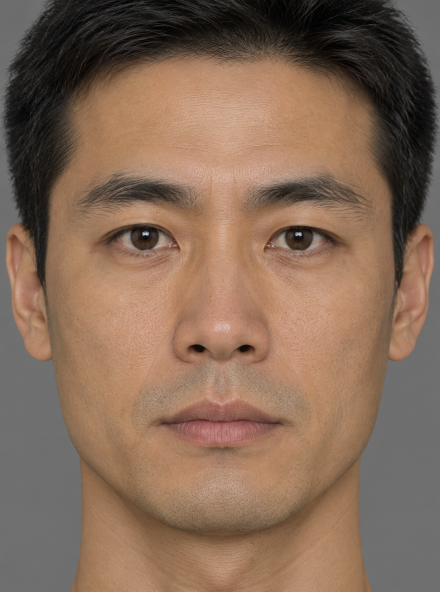
#> input picture RAG/portraits/figure-symmetric-cartographer/01-pass-880x1184.png, 880 x 1184 px (shown at 1/2 size)
$ python measure.py
#> lines starting #> are read from the running program, lines starting #| are printed output that depends on the picture
### Log/Circle10/consistency.py
"""Circle10 肖像一致性体检 v3：眼位对齐 + 身份相似 + 眼部比例 + 构图合规。

方法：Haar 眼级联取双眼框（全脸级联在极紧景别下大面积漏检，眼级联反而稳），
以双眼中心连线做旋转与尺度归一（瞳孔距固定 100px），再取固定窗口算 NCC。
跨片与片内用同一套对齐，两者之差即「同人不同片」的损失。

用法：python Log/Circle10/consistency.py
"""
import itertools
import sys
from pathlib import Path

ROOT = Path(__file__).resolve().parents[2]
sys.path.insert(0, str(ROOT / "Tool" / "_deps"))
sys.path.insert(0, str(ROOT / "Tool" / "_deps_cv4"))  # cv2 5.0 无 CascadeClassifier
import cv2
import numpy as np

OUT = ROOT / "Log" / "Circle10" / "output"
VIDEOS = {"a": OUT / "v1-a.mp4", "b": OUT / "v1-b.mp4"}
EYE = cv2.CascadeClassifier(str(ROOT / "Tool/_deps/cv2/data/haarcascade_eye.xml"))
FACE = cv2.CascadeClassifier(str(ROOT / "Tool/_deps/cv2/data/haarcascade_frontalface_default.xml"))
IPD = 100.0          # 归一到 100px
WIN = (300, 380)     # 对齐全脸窗口
TS = [0.0, 1.0, 2.0, 3.0, 4.0, 5.0]


def eye_pair(gray):
    h, w = gray.shape
    boxes = EYE.detectMultiScale(gray[:int(h * 0.62)], 1.05, 6, minSize=(int(w * 0.06), int(w * 0.06)))
    boxes = [b for b in boxes if b[2] < w * 0.45]
    if len(boxes) < 2:
        return None
    best = None
    for b1, b2 in itertools.combinations(boxes, 2):
        x1, y1, w1, h1 = b1
        x2, y2, w2, h2 = b2
        if x1 > x2:
            (x1, y1, w1, h1), (x2, y2, w2, h2) = (x2, y2, w2, h2), (x1, y1, w1, h1)
        c1 = (x1 + w1 / 2, y1 + h1 / 2)
        c2 = (x2 + w2 / 2, y2 + h2 / 2)
        dy = abs(c1[1] - c2[1])
        size_ratio = min(w1, w2) / max(w1, w2)
        if size_ratio < 0.7 or dy > (c2[0] - c1[0]) * 0.35:
            continue
        score = size_ratio - dy / w * 4
        if best is None or score > best[0]:
            best = (score, (x1, y1, w1, h1), (x2, y2, w2, h2))
    if best is None:
        return None
    return best[1], best[2]


def align(img, pair):
    (x1, y1, w1, h1), (x2, y2, w2, h2) = pair
    c1 = np.array([x1 + w1 / 2, y1 + h1 / 2], np.float32)
    c2 = np.array([x2 + w2 / 2, y2 + h2 / 2], np.float32)
    ipd = float(np.hypot(*(c2 - c1)))
    ang = np.degrees(np.arctan2(c2[1] - c1[1], c2[0] - c1[0]))
    M = cv2.getRotationMatrix2D(((c1 + c2) / 2).tolist(), ang, IPD / ipd)
    return cv2.warpAffine(img, M, (img.shape[1], img.shape[0]), flags=cv2.INTER_CUBIC)


def crop(aligned, pair):
    (x1, y1, w1, h1), (x2, y2, w2, h2) = pair
    cx = (x1 + w1 / 2 + x2 + w2 / 2) / 2
    cy = (y1 + h1 / 2 + y2 + h2 / 2) / 2
    x0 = int(cx - 1.5 * IPD); y0 = int(cy - 1.0 * IPD)
    x1_ = int(cx + 1.5 * IPD); y1_ = int(cy + 2.8 * IPD)
    pad_x0, pad_y0 = max(0, -x0), max(0, -y0)
    x0, y0 = max(0, x0), max(0, y0)
    x1_ = min(aligned.shape[1], x1_); y1_ = min(aligned.shape[0], y1_)
    sub = aligned[y0:y1_, x0:x1_]
    sub = np.pad(sub, ((pad_y0, 0), (pad_x0, 0), (0, 0)), mode="edge") if (pad_x0 or pad_y0) else sub
    return cv2.resize(sub, WIN, interpolation=cv2.INTER_AREA)


def ncc(a, b, inset=0.08):
    h, w = a.shape
    m = np.zeros((h, w), bool)
    m[int(h * inset):int(h * (1 - inset)), int(w * inset):int(w * (1 - inset))] = True
    x, y = a[m].astype(np.float32), b[m].astype(np.float32)
    x -= x.mean(); y -= y.mean()
    d = np.sqrt((x * x).sum() * (y * y).sum())
    return float((x * y).sum() / d) if d else 0.0


def score(ref, mov, rng=6):
    rg = cv2.GaussianBlur(cv2.cvtColor(ref, cv2.COLOR_BGR2GRAY).astype(np.float32), (0, 0), 1.2)
    mg = cv2.GaussianBlur(cv2.cvtColor(mov, cv2.COLOR_BGR2GRAY).astype(np.float32), (0, 0), 1.2)
    best = -1.0
    for dx in range(-rng, rng + 1, 2):
        for dy in range(-rng, rng + 1, 2):
            M = np.array([[1, 0, dx], [0, 1, dy]], np.float32)
            w = cv2.warpAffine(mg, M, (WIN[0], WIN[1]), flags=cv2.INTER_LINEAR,
                               borderMode=cv2.BORDER_REPLICATE)
            best = max(best, ncc(rg, w))
    return best


# [85 lines left out: function main, not called in this run]


# [2 lines that do not run on import are left out]

### Log/Circle10/bare-portrait/measure.py
"""副实验 A 体检：v2-a / v2-b 跨片一致性 + 对原卡两张静态样张的基线。

口径与父目录 consistency.py 完全一致（Haar 眼级联 → 瞳孔距归一 100px、眼线旋转归零 → 300×380 窗口 NCC）。

用法：python Log/Circle10/bare-portrait/measure.py
"""
import sys
from pathlib import Path

sys.stdout.reconfigure(encoding="utf-8")
HERE = Path(__file__).resolve().parent
ROOT = HERE.parents[2]
sys.path.insert(0, str(ROOT / "Log" / "Circle10"))
sys.path.insert(0, str(ROOT / "Tool" / "_deps"))
sys.path.insert(0, str(ROOT / "Tool" / "_deps_cv4"))
import cv2
import numpy as np
from consistency import eye_pair, align, crop, score

OUT = HERE / "output"
RAG = ROOT / "RAG" / "portraits" / "figure-symmetric-cartographer"
VIDEOS = {"a": OUT / "v2-a.mp4", "b": OUT / "v2-b.mp4"}
STILLS = {"880": RAG / "01-pass-880x1184.png", "1086": RAG / "02-pass-1086x1448.png"}
TS = [0.0, 1.0, 2.0, 3.0, 4.0, 5.0]


def _crop_of(img):
    pair = eye_pair(cv2.cvtColor(img, cv2.COLOR_BGR2GRAY))
    if pair is None:
        return None
    return crop(align(img, pair), pair)


def still(k):
    return _crop_of(cv2.imread(str(STILLS[k])))


def vid(path, t):
    cap = cv2.VideoCapture(str(path))
    cap.set(cv2.CAP_PROP_POS_FRAMES, int(round(t * cap.get(cv2.CAP_PROP_FPS))))
    ok, fr = cap.read()
    cap.release()
    return _crop_of(fr) if ok else None


def main():
    S = {}
    for k in STILLS:
        c = still(k)
#> in eye_pair, `h, w = gray.shape`: h = 1184; w = 880
#> in eye_pair, `boxes = EYE.detectMultiScale(gray[:int(h * 0.62)], 1.05, 6, minSize=(i..`: boxes = [[504, 395, 170, 170], [189, 387, 179, 179]]
#> the loop in eye_pair, `for b1, b2 in itertools.combinations(boxes, 2):` made 1 pass
#> (x1, y1, w1, h1, x2, y2, w2, h2) on pass 1: (189, 387, 179, 179, 504, 395, 170, 170)
#> in _crop_of, `pair = eye_pair(cv2.cvtColor(img, cv2.COLOR_BGR2GRAY))`: pair = ((189, 387, 179, 179), (504, 395, 170, 170))
#> in _crop_of, img is the input picture: shape (1184, 880, 3); mean B, G, R 87.1, 105.8, 132.5
#> in align, `(x1, y1, w1, h1), (x2, y2, w2, h2) = pair`: x1 = 189; y1 = 387; w1 = 179; x2 = 504; y2 = 395; w2 = 170
#> in align, `c1 = np.array([x1 + w1 / 2, y1 + h1 / 2], np.float32)`: c1 = [278.5, 476.5]
#> in align, `c2 = np.array([x2 + w2 / 2, y2 + h2 / 2], np.float32)`: c2 = [589, 480]
#> in align, `ipd = float(np.hypot(*(c2 - c1)))`: ipd = 310.5
#> in align, `ang = np.degrees(np.arctan2(c2[1] - c1[1], c2[0] - c1[0]))`: ang = 0.646
#> in align, `M = cv2.getRotationMatrix2D(((c1 + c2) / 2).tolist(), ang, IPD / ipd)`: M = [[0.322, 0.00363, 292.3], [-0.00363, 0.322, 325.8]]
#> in align, `return cv2.warpAffine(img, M, (img.shape[1], img.shape[0]), flags=cv2...`:
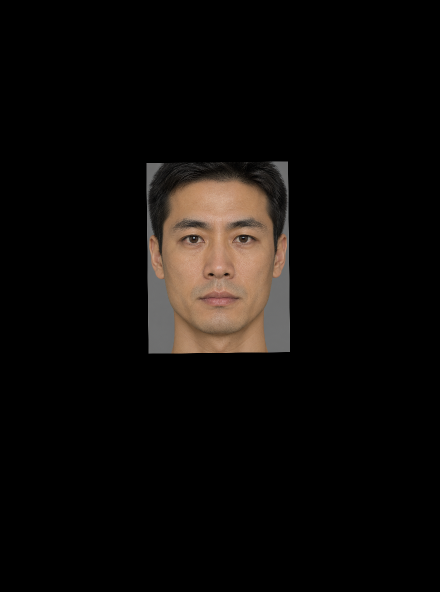
#> returned value: shape (1184, 880, 3) (shown at 1/2 size); mean of channels 0, 1, 2 9, 11, 13.7; drawn as B, G, R
#> in crop, `(x1, y1, w1, h1), (x2, y2, w2, h2) = pair`: x1 = 189; y1 = 387; w1 = 179; x2 = 504; y2 = 395; w2 = 170
#> in crop, `cx = (x1 + w1 / 2 + x2 + w2 / 2) / 2`: cx = 433.8
#> in crop, `cy = (y1 + h1 / 2 + y2 + h2 / 2) / 2`: cy = 478.2
#> in crop, `x0 = int(cx - 1.5 * IPD)`: x0 = 283
#> in crop, `y0 = int(cy - 1.0 * IPD)`: y0 = 378
#> in crop, `x1_ = int(cx + 1.5 * IPD)`: x1_ = 583
#> in crop, `y1_ = int(cy + 2.8 * IPD)`: y1_ = 758
#> in crop, `pad_x0, pad_y0 = max(0, -x0), max(0, -y0)`: pad_x0 = 0
#> in crop, `sub = aligned[y0:y1_, x0:x1_]`:
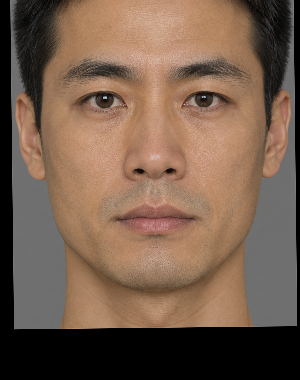
#> sub: shape (380, 300, 3); mean of channels 0, 1, 2 76.6, 93.5, 117.7; drawn as B, G, R
        if c is not None:
            S[k] = c
#> pass 2 of the loop in main, `for k in STILLS:`:
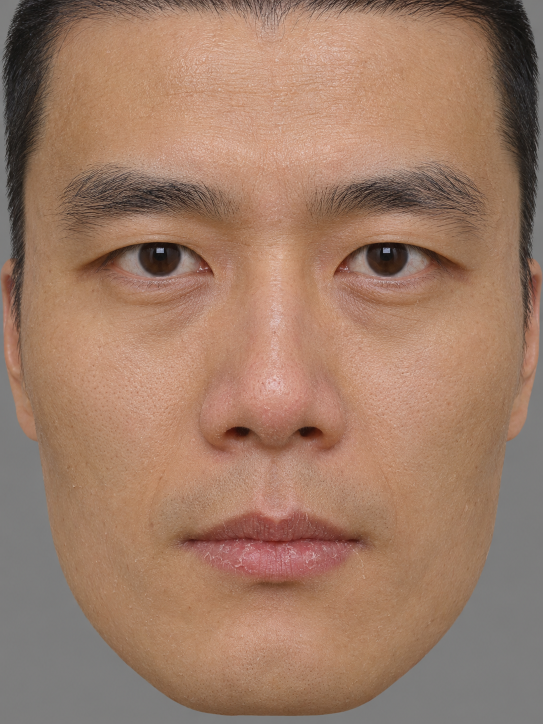
#> input picture RAG/portraits/figure-symmetric-cartographer/02-pass-1086x1448.png, 1086 x 1448 px (shown at 1/2 size)
#> the loop in eye_pair (call 2), `for b1, b2 in itertools.combinations(boxes, 2):` made 1 pass
#> (x1, y1, w1, h1, x2, y2, w2, h2) on pass 1: (166, 383, 274, 274, 633, 390, 261, 261)
#> in _crop_of, img is the input picture: shape (1448, 1086, 3); mean B, G, R 102.9, 123.3, 158
#> in align (call 2), `(x1, y1, w1, h1), (x2, y2, w2, h2) = pair`: x1 = 166; y1 = 383; w1 = 274; x2 = 633; y2 = 390; w2 = 261
#> in align (call 2), `c1 = np.array([x1 + w1 / 2, y1 + h1 / 2], np.float32)`: c1 = [303, 520]
#> in align (call 2), `c2 = np.array([x2 + w2 / 2, y2 + h2 / 2], np.float32)`: c2 = [763.5, 520.5]
#> ipd = 460.5
#> ang = 0.0622
#> M = [[0.217, 0.000236, 417.3], [-0.000236, 0.217, 407.4]]
#> in align (call 2), `return cv2.warpAffine(img, M, (img.shape[1], img.shape[0]), flags=cv2...`:
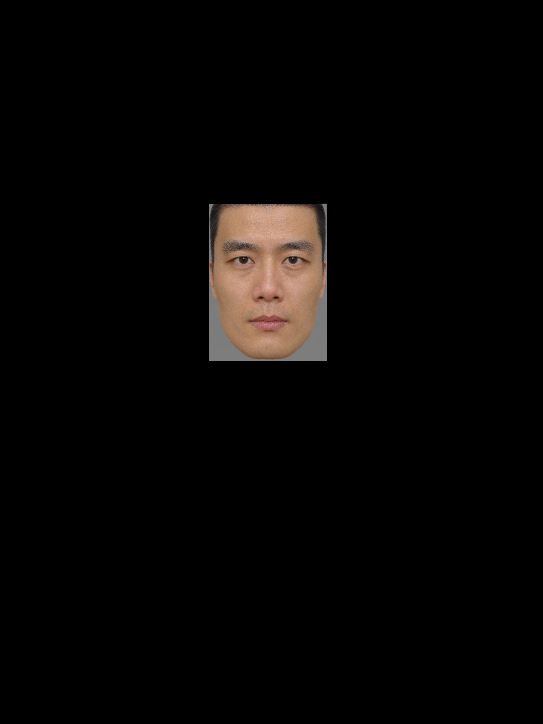
#> returned value: shape (1448, 1086, 3) (shown at 1/2 size); mean of channels 0, 1, 2 4.9, 5.8, 7.4; drawn as B, G, R
#> in crop (call 2), `(x1, y1, w1, h1), (x2, y2, w2, h2) = pair`: x1 = 166; y1 = 383; w1 = 274; x2 = 633; y2 = 390; w2 = 261
#> cx = 533.2
#> cy = 520.2
#> x0 = 383
#> y0 = 420
#> x1_ = 683
#> y1_ = 800
#> in crop (call 2), `sub = aligned[y0:y1_, x0:x1_]`:
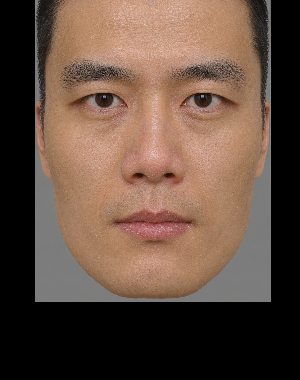
#> sub: shape (380, 300, 3); mean of channels 0, 1, 2 64.7, 77.6, 99.5; drawn as B, G, R
    for k, p in VIDEOS.items():
        for t in TS:
            c = vid(p, t)
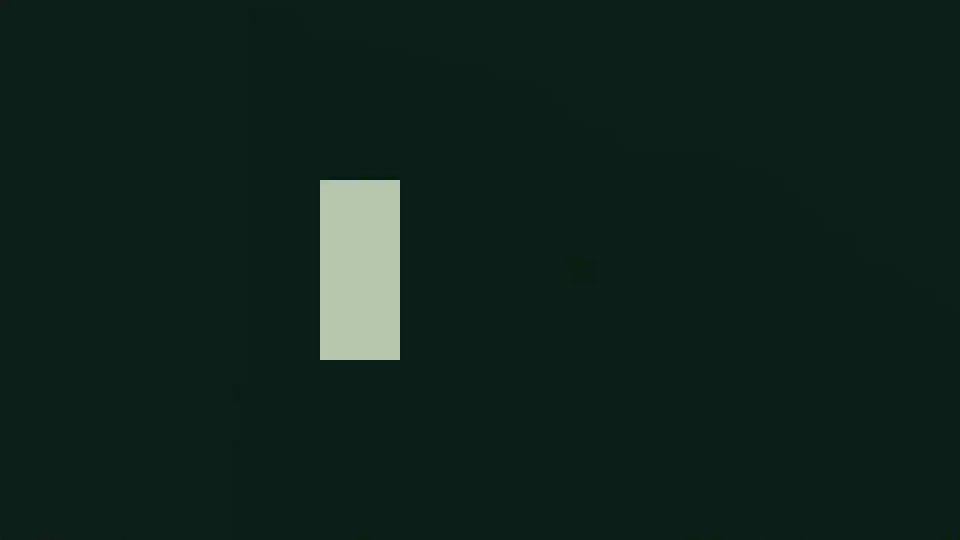
#> input picture frame 0 of Material/样例题材/处决镜头/u01.mp4, 1920 x 1080 px, given in place of v2-a.mp4, which was not available (shown at 1/2 size)
#> in vid, fr is the input picture: shape (1080, 1920, 3); mean B, G, R 28.6, 35.1, 16.2
            if c is not None:
                S[f"{k}{t:.0f}"] = c
#> pass 2 of the loop in main, `for k, p in VIDEOS.items():`:

    keys = list(S)
#> keys = ['880', '1086']
    print("=== 眼位对齐 NCC ===")
    print("%-8s" % "" + "".join("%-8s" % k for k in keys))
#|         880     1086
    for a in keys:
        print("%-8s" % a + "".join("%-8.3f" % score(S[a], S[b]) for b in keys))
#> this loop made 2 passes
#> a on passes 1 to 2: '880', '1086'
#| 880     1.000   0.644
#| 1086    0.654   1.000
#> pass 1, in score, `rg = cv2.GaussianBlur(cv2.cvtColor(ref, cv2.COLOR_BGR2GRAY).astype(np...`:
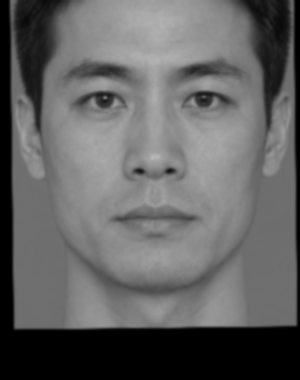
#> rg: shape (380, 300) float32; min 0, max 184.4, mean 98.8
#> pass 1, in score (call 2), `mg = cv2.GaussianBlur(cv2.cvtColor(mov, cv2.COLOR_BGR2GRAY).astype(np...`:
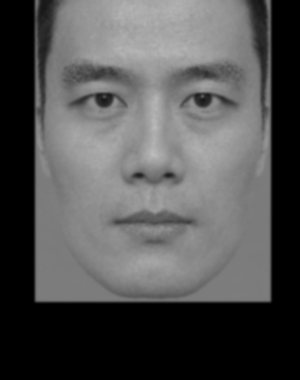
#> mg: shape (380, 300) float32; min 0, max 188.9, mean 82.7

    tiles = []
#> tiles = []
    for k in keys:
        im = S[k].copy()
        cv2.putText(im, k, (8, 26), cv2.FONT_HERSHEY_SIMPLEX, 0.65, (0, 255, 255), 2, cv2.LINE_AA)
        tiles.append(im)
#> this loop made 2 passes
#> k on passes 1 to 2: '880', '1086'
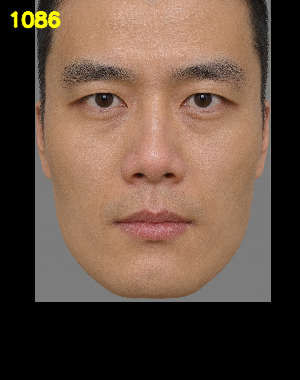
#> im: shape (380, 300, 3); mean of channels 0, 1, 2 64.5, 78.6, 100.5; drawn as B, G, R
#> after the loop, tiles = 2 items
    while len(tiles) % 6:
        tiles.append(np.full_like(tiles[0], 255))
#> this loop made 4 passes
    sheet = np.vstack([np.hstack(tiles[i:i + 6]) for i in range(0, len(tiles), 6)])
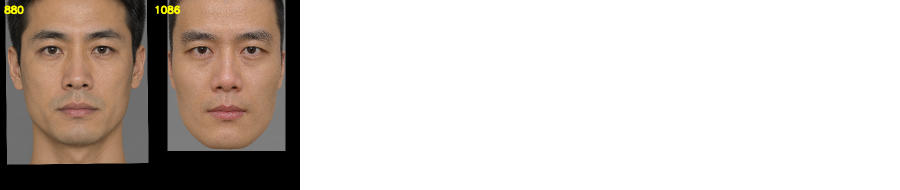
#> sheet: shape (380, 1800, 3) (shown at 1/2 size); mean of channels 0, 1, 2 193.5, 198.8, 206.5; drawn as B, G, R
    p = OUT / "_bare_aligned.png"
    cv2.imwrite(str(p), sheet)
    print("SHEET", p, sheet.shape)
#| SHEET Log/Circle10/bare-portrait/output/_bare_aligned.png (380, 1800, 3)

    # 逐帧运动/尺度统计
    for k, path in VIDEOS.items():
        if not path.exists():
            continue
        cap = cv2.VideoCapture(str(path))
        fps = cap.get(cv2.CAP_PROP_FPS)
        W = int(cap.get(cv2.CAP_PROP_FRAME_WIDTH)); H = int(cap.get(cv2.CAP_PROP_FRAME_HEIGHT))
        prev, diffs, ipds, i = None, [], [], 0
        while True:
            ok, fr = cap.read()
            if not ok:
                break
            g = cv2.cvtColor(fr, cv2.COLOR_BGR2GRAY).astype(np.float32)
            if prev is not None:
                diffs.append(float(np.abs(g - prev).mean()))
            prev = g
            pair = eye_pair(g.astype(np.uint8))
            if pair is not None:
                (x1, y1, w1, h1), (x2, y2, w2, h2) = pair
                ipds.append(float(np.hypot(x2 + w2 / 2 - x1 - w1 / 2, y2 + h2 / 2 - y1 - h1 / 2)) / W)
            i += 1
        cap.release()
        print(f"\n{k}: {W}x{H} {i}帧 fps{fps:.1f}")
        if diffs:
            d = np.array(diffs)
            print("  逐帧差分 mean %.2f peak %.2f@%.2fs" % (d.mean(), d.max(), (d.argmax() + 1) / fps))
        if ipds:
            v = np.array(ipds)
            print("  瞳孔距/画幅 mean %.3f min %.3f max %.3f 极差 %.3f  (n=%d)" %
                  (v.mean(), v.min(), v.max(), v.max() - v.min(), len(v)))
#> pass 2 of the loop in main, `for k, path in VIDEOS.items():`:


if __name__ == "__main__":
    main()
